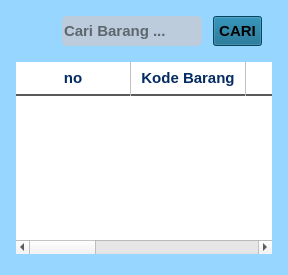
                 <widget class="QFrame" name="kasir_frame">
                  <property name="sizePolicy">
                   <sizepolicy hsizetype="Preferred" vsizetype="Preferred">
                    <horstretch>6</horstretch>
                    <verstretch>0</verstretch>
                   </sizepolicy>
                  </property>
                  <property name="styleSheet">
                   <string notr="true">QFrame {
    background-color: #97D7FF; /* Warna kartu putih */
    border-radius: 10px; /* Ujung kartu agak melengkung */
}</string>
                  </property>
                  <property name="frameShape">
                   <enum>QFrame::Shape::StyledPanel</enum>
                  </property>
                  <property name="frameShadow">
                   <enum>QFrame::Shadow::Raised</enum>
                  </property>
                  <layout class="QGridLayout" name="gridLayout_8">
                   <property name="horizontalSpacing">
                    <number>6</number>
                   </property>
                   <item row="2" column="1">
                    <spacer name="verticalSpacer_11">
                     <property name="orientation">
                      <enum>Qt::Orientation::Vertical</enum>
                     </property>
                     <property name="sizeType">
                      <enum>QSizePolicy::Policy::Fixed</enum>
                     </property>
                     <property name="sizeHint" stdset="0">
                      <size>
                       <width>20</width>
                       <height>10</height>
                      </size>
                     </property>
                    </spacer>
                   </item>
                   <item row="3" column="2">
                    <spacer name="horizontalSpacer_11">
                     <property name="orientation">
                      <enum>Qt::Orientation::Horizontal</enum>
                     </property>
                     <property name="sizeType">
                      <enum>QSizePolicy::Policy::Fixed</enum>
                     </property>
                     <property name="sizeHint" stdset="0">
                      <size>
                       <width>5</width>
                       <height>20</height>
                      </size>
                     </property>
                    </spacer>
                   </item>
                   <item row="0" column="1">
                    <spacer name="verticalSpacer_10">
                     <property name="orientation">
                      <enum>Qt::Orientation::Vertical</enum>
                     </property>
                     <property name="sizeType">
                      <enum>QSizePolicy::Policy::Fixed</enum>
                     </property>
                     <property name="sizeHint" stdset="0">
                      <size>
                       <width>20</width>
                       <height>5</height>
                      </size>
                     </property>
                    </spacer>
                   </item>
                   <item row="1" column="1">
                    <layout class="QHBoxLayout" name="search_item_layout">
                     <item>
                      <spacer name="horizontalSpacer_7">
                       <property name="orientation">
                        <enum>Qt::Orientation::Horizontal</enum>
                       </property>
                       <property name="sizeHint" stdset="0">
                        <size>
                         <width>40</width>
                         <height>20</height>
                        </size>
                       </property>
                      </spacer>
                     </item>
                     <item>
                      <widget class="QLineEdit" name="search_item_input">
                       <property name="sizePolicy">
                        <sizepolicy hsizetype="Expanding" vsizetype="Preferred">
                         <horstretch>0</horstretch>
                         <verstretch>0</verstretch>
                        </sizepolicy>
                       </property>
                       <property name="font">
                        <font>
                         <pointsize>11</pointsize>
                         <bold>true</bold>
                        </font>
                       </property>
                       <property name="styleSheet">
                        <string notr="true">QLineEdit{
background-color : #BCCCDC;
border-radius : 5px;
}</string>
                       </property>
                       <property name="text">
                        <string/>
                       </property>
                       <property name="placeholderText">
                        <string>Cari Barang ...</string>
                       </property>
                      </widget>
                     </item>
                     <item>
                      <spacer name="horizontalSpacer_8">
                       <property name="orientation">
                        <enum>Qt::Orientation::Horizontal</enum>
                       </property>
                       <property name="sizeType">
                        <enum>QSizePolicy::Policy::Fixed</enum>
                       </property>
                       <property name="sizeHint" stdset="0">
                        <size>
                         <width>5</width>
                         <height>20</height>
                        </size>
                       </property>
                      </spacer>
                     </item>
                     <item>
                      <widget class="QPushButton" name="search_item_button">
                       <property name="sizePolicy">
                        <sizepolicy hsizetype="Minimum" vsizetype="Fixed">
                         <horstretch>0</horstretch>
                         <verstretch>0</verstretch>
                        </sizepolicy>
                       </property>
                       <property name="font">
                        <font>
                         <family>Segoe UI</family>
                         <pointsize>11</pointsize>
                         <bold>true</bold>
                        </font>
                       </property>
                       <property name="cursor">
                        <cursorShape>PointingHandCursor</cursorShape>
                       </property>
                       <property name="styleSheet">
                        <string notr="true">/* Efek saat tombol disorot mouse (Hover) */
QPushButton:hover {
    background-color: #334155; /* Berubah jadi biru sedikit lebih terang saat disorot */
    border-left: 4px solid #3B82F6; /* Muncul garis biru neon di pinggir kiri */
}
QPushButton {
    text-align: center;
	background-color:  #086288;
padding: 5px;
}</string>
                       </property>
                       <property name="text">
                        <string>CARI</string>
                       </property>
                       <property name="icon">
                        <iconset resource="resource/resource.qrc">
                         <normaloff>:/icons/magnifying-glass-solid.png</normaloff>:/icons/magnifying-glass-solid.png</iconset>
                       </property>
                       <property name="iconSize">
                        <size>
                         <width>19</width>
                         <height>19</height>
                        </size>
                       </property>
                       <property name="checkable">
                        <bool>true</bool>
                       </property>
                       <property name="default">
                        <bool>false</bool>
                       </property>
                       <property name="flat">
                        <bool>false</bool>
                       </property>
                      </widget>
                     </item>
                     <item>
                      <spacer name="horizontalSpacer_9">
                       <property name="orientation">
                        <enum>Qt::Orientation::Horizontal</enum>
                       </property>
                       <property name="sizeType">
                        <enum>QSizePolicy::Policy::Fixed</enum>
                       </property>
                       <property name="sizeHint" stdset="0">
                        <size>
                         <width>10</width>
                         <height>20</height>
                        </size>
                       </property>
                      </spacer>
                     </item>
                    </layout>
                   </item>
                   <item row="3" column="1">
                    <widget class="QTableWidget" name="kasir_tableWidget">
                     <property name="font">
                      <font>
                       <pointsize>11</pointsize>
                       <bold>true</bold>
                      </font>
                     </property>
                     <property name="styleSheet">
                      <string notr="true">
QHeaderView::section {
    color:#042b62;  /* Mengubah warna teks agar mudah dibaca */
   border-right: 1px solid #c0c0c0; /* Garis pembatas vertikal antar kolom */
    border-bottom: 2px solid #5a5a5a; /* Garis bawah tegas untuk memisahkan header dan isi */
    border-top: none;
    border-left: none;
    font-weight: bold;
    font-size: 11pt;
    background-color: white;
    padding: 5px;
}
QTableWidget{
background-color : white;}</string>
                     </property>
                     <property name="sortingEnabled">
                      <bool>false</bool>
                     </property>
                     <attribute name="horizontalHeaderCascadingSectionResizes">
                      <bool>true</bool>
                     </attribute>
                     <attribute name="horizontalHeaderDefaultSectionSize">
                      <number>115</number>
                     </attribute>
                     <attribute name="horizontalHeaderStretchLastSection">
                      <bool>true</bool>
                     </attribute>
                     <attribute name="verticalHeaderCascadingSectionResizes">
                      <bool>false</bool>
                     </attribute>
                     <column>
                      <property name="text">
                       <string>no</string>
                      </property>
                     </column>
                     <column>
                      <property name="text">
                       <string>Kode Barang</string>
                      </property>
                     </column>
                     <column>
                      <property name="text">
                       <string>Produk</string>
                      </property>
                     </column>
                     <column>
                      <property name="text">
                       <string>Harga</string>
                      </property>
                     </column>
                     <column>
                      <property name="text">
                       <string>qty</string>
                      </property>
                     </column>
                     <column>
                      <property name="text">
                       <string>Subtotal</string>
                      </property>
                     </column>
                     <column>
                      <property name="text">
                       <string>Aksi</string>
                      </property>
                     </column>
                    </widget>
                   </item>
                   <item row="3" column="0">
                    <spacer name="horizontalSpacer_10">
                     <property name="orientation">
                      <enum>Qt::Orientation::Horizontal</enum>
                     </property>
                     <property name="sizeType">
                      <enum>QSizePolicy::Policy::Fixed</enum>
                     </property>
                     <property name="sizeHint" stdset="0">
                      <size>
                       <width>5</width>
                       <height>20</height>
                      </size>
                     </property>
                    </spacer>
                   </item>
                   <item row="4" column="1">
                    <spacer name="verticalSpacer_12">
                     <property name="orientation">
                      <enum>Qt::Orientation::Vertical</enum>
                     </property>
                     <property name="sizeType">
                      <enum>QSizePolicy::Policy::Fixed</enum>
                     </property>
                     <property name="sizeHint" stdset="0">
                      <size>
                       <width>20</width>
                       <height>10</height>
                      </size>
                     </property>
                    </spacer>
                   </item>
                  </layout>
                 </widget>
